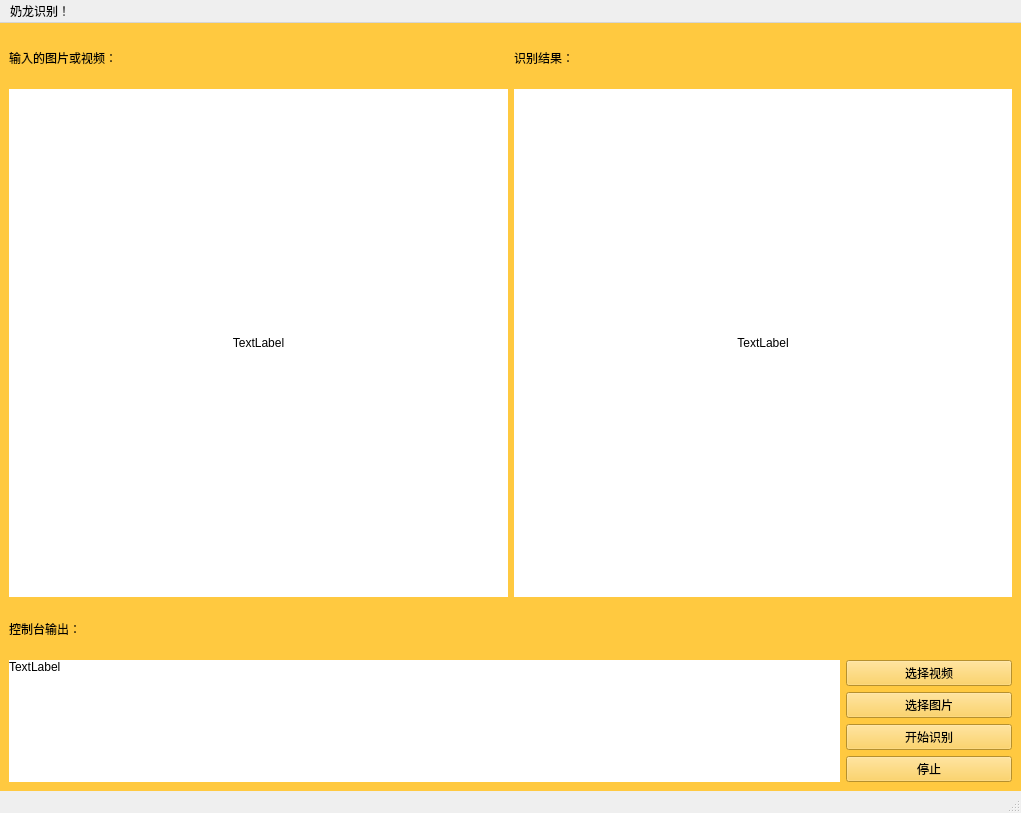
<?xml version="1.0" encoding="UTF-8"?>
<ui version="4.0">
 <class>MainWindow</class>
 <widget class="QMainWindow" name="MainWindow">
  <property name="geometry">
   <rect>
    <x>0</x>
    <y>0</y>
    <width>1021</width>
    <height>813</height>
   </rect>
  </property>
  <property name="windowTitle">
   <string>MainWindow</string>
  </property>
  <widget class="QWidget" name="centralwidget">
   <property name="styleSheet">
    <string notr="true">background:rgb(255, 201, 64)</string>
   </property>
   <layout class="QHBoxLayout" name="horizontalLayout_8">
    <item>
     <layout class="QVBoxLayout" name="verticalLayout_2" stretch="1,10,1,10">
      <item>
       <layout class="QHBoxLayout" name="horizontalLayout" stretch="0,0">
        <item>
         <widget class="QLabel" name="label_5">
          <property name="text">
           <string>输入的图片或视频：</string>
          </property>
         </widget>
        </item>
        <item>
         <widget class="QLabel" name="label_4">
          <property name="text">
           <string>识别结果：</string>
          </property>
         </widget>
        </item>
       </layout>
      </item>
      <item>
       <layout class="QHBoxLayout" name="horizontalLayout_7">
        <item>
         <layout class="QHBoxLayout" name="horizontalLayout_2">
          <item>
           <widget class="QLabel" name="inputput_label">
            <property name="styleSheet">
             <string notr="true">background:white</string>
            </property>
            <property name="text">
             <string>TextLabel</string>
            </property>
            <property name="alignment">
             <set>Qt::AlignCenter</set>
            </property>
           </widget>
          </item>
         </layout>
        </item>
        <item>
         <layout class="QHBoxLayout" name="horizontalLayout_3">
          <item>
           <widget class="QLabel" name="output_label">
            <property name="styleSheet">
             <string notr="true">background:white</string>
            </property>
            <property name="text">
             <string>TextLabel</string>
            </property>
            <property name="alignment">
             <set>Qt::AlignCenter</set>
            </property>
           </widget>
          </item>
         </layout>
        </item>
       </layout>
      </item>
      <item>
       <layout class="QHBoxLayout" name="horizontalLayout_4">
        <item>
         <widget class="QLabel" name="label">
          <property name="text">
           <string>控制台输出：</string>
          </property>
         </widget>
        </item>
       </layout>
      </item>
      <item>
       <layout class="QHBoxLayout" name="horizontalLayout_6" stretch="5,1">
        <item>
         <layout class="QHBoxLayout" name="horizontalLayout_5">
          <item>
           <widget class="QLabel" name="infomation_output">
            <property name="styleSheet">
             <string notr="true">background:white</string>
            </property>
            <property name="text">
             <string>TextLabel</string>
            </property>
            <property name="alignment">
             <set>Qt::AlignLeading|Qt::AlignLeft|Qt::AlignTop</set>
            </property>
           </widget>
          </item>
         </layout>
        </item>
        <item>
         <layout class="QVBoxLayout" name="verticalLayout">
          <item>
           <widget class="QPushButton" name="videoButton">
            <property name="text">
             <string>选择视频</string>
            </property>
           </widget>
          </item>
          <item>
           <widget class="QPushButton" name="photoButton">
            <property name="text">
             <string>选择图片</string>
            </property>
           </widget>
          </item>
          <item>
           <widget class="QPushButton" name="startButton">
            <property name="text">
             <string>开始识别</string>
            </property>
           </widget>
          </item>
          <item>
           <widget class="QPushButton" name="stopButton">
            <property name="text">
             <string>停止</string>
            </property>
           </widget>
          </item>
         </layout>
        </item>
       </layout>
      </item>
     </layout>
    </item>
   </layout>
  </widget>
  <widget class="QMenuBar" name="menubar">
   <property name="geometry">
    <rect>
     <x>0</x>
     <y>0</y>
     <width>1021</width>
     <height>33</height>
    </rect>
   </property>
   <widget class="QMenu" name="menu">
    <property name="title">
     <string>奶龙识别！</string>
    </property>
   </widget>
   <addaction name="menu"/>
  </widget>
  <widget class="QStatusBar" name="statusbar"/>
 </widget>
 <resources/>
 <connections/>
</ui>
